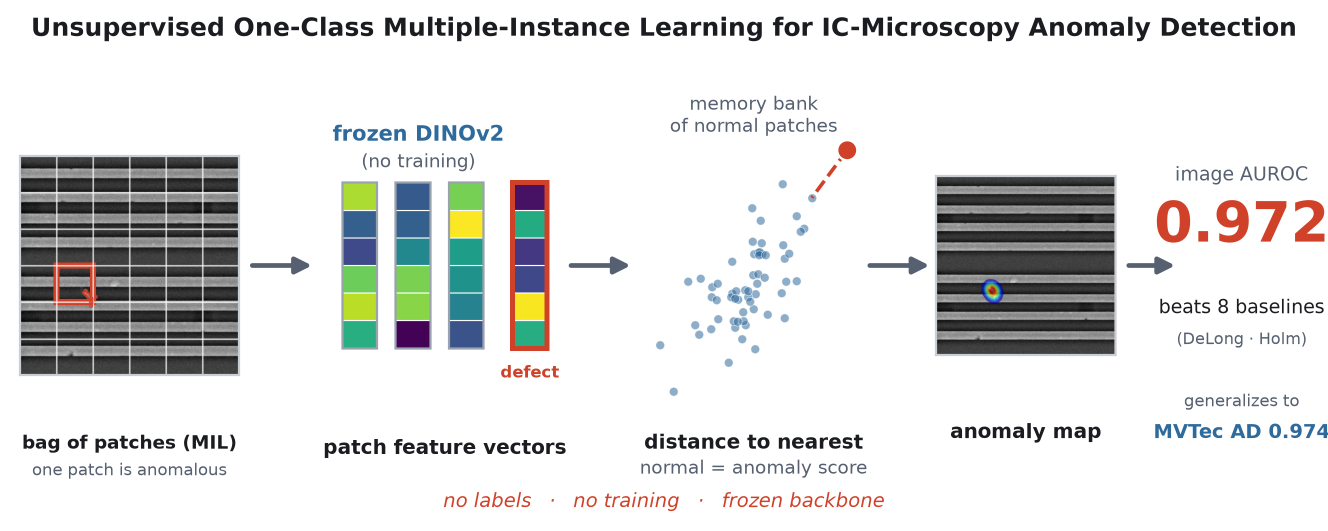
#> input picture docs/graphical_abstract.png, 2656 x 1062 px, given in place of test_abnormal_00053.jpg, which was not available (shown at 1/2 size)
$ python plot_graphical_abstract.py
#> lines starting #> are read from the running program, lines starting #| are printed output that depends on the picture; after the words box and inside, x2 and y2 are one past the last pixel; in counts of white or black regions, pixels touching at a corner belong together; pictures that were not available may be replaced by others from this repository, and a replacement may not be noted
#!/usr/bin/env python
"""Graphical abstract for IEEE Latin America Transactions (illustrated pipeline).

Wide banner (>=1328x531 px, >=400 dpi) that VISUALIZES the one-class MIL method:
image -> patch grid (bag) -> frozen DINOv2 -> patch feature vectors -> memory bank
with nearest-neighbor distance -> anomaly score/map -> headline results.

    uv run --with pillow python scripts/plot_graphical_abstract.py
"""

from __future__ import annotations

from pathlib import Path

import matplotlib

matplotlib.use("Agg")
import matplotlib.pyplot as plt
import numpy as np
from matplotlib.patches import FancyArrowPatch, Rectangle
from PIL import Image
from scipy.ndimage import gaussian_filter

ROOT = Path("/autofs/space/crater_001/projects/micropath/semi")
IMG = ROOT / "MIIC/Anomaly_test/abnormal_img/test_abnormal_00053.jpg"
MASK = ROOT / "MIIC/Anomaly_test/abnormal_mask/test_abnormal_00053_mask.jpg"
OUT = ROOT / "outputs/report/assets/graphical_abstract.png"

RED = "#cf4128"
STEEL = "#2f6a9c"
INK = "#1a1c20"
MUTED = "#566070"

DPI = 400
W_IN, H_IN = 2656 / DPI, 1062 / DPI

rng = np.random.default_rng(7)


def arrow(ax, x0, x1, y, color=MUTED, lw=1.7):
    ax.add_patch(FancyArrowPatch((x0, y), (x1, y), arrowstyle="-|>", mutation_scale=12,
                                 lw=lw, color=color, shrinkA=0, shrinkB=0))


def feat_vector(ax, x, y0, w, cellh, vals, *, highlight=False):
    """Draw a feature embedding as a vertical column of color-mapped cells."""
    cmap = plt.get_cmap("viridis")
    n = len(vals)
    for i, v in enumerate(vals):
        ax.add_patch(Rectangle((x, y0 + i * cellh), w, cellh, fc=cmap(v),
                               ec="white", lw=0.4))
    ec = RED if highlight else "#9aa2ad"
    ax.add_patch(Rectangle((x, y0), w, n * cellh, fc="none", ec=ec,
                           lw=1.8 if highlight else 0.8))


def main() -> None:
    im = np.asarray(Image.open(IMG).convert("L"))
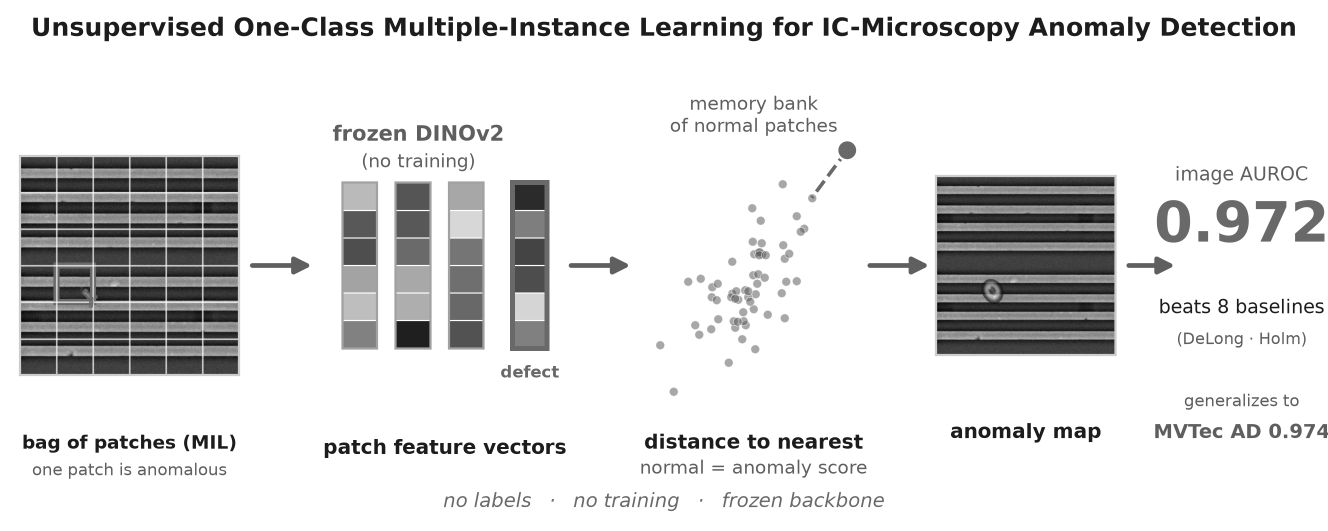
#> im: shape (1062, 2656) (shown at 1/2 size); min 2, max 255, mean 223.6
    mask = np.asarray(Image.open(MASK).convert("L")) > 127
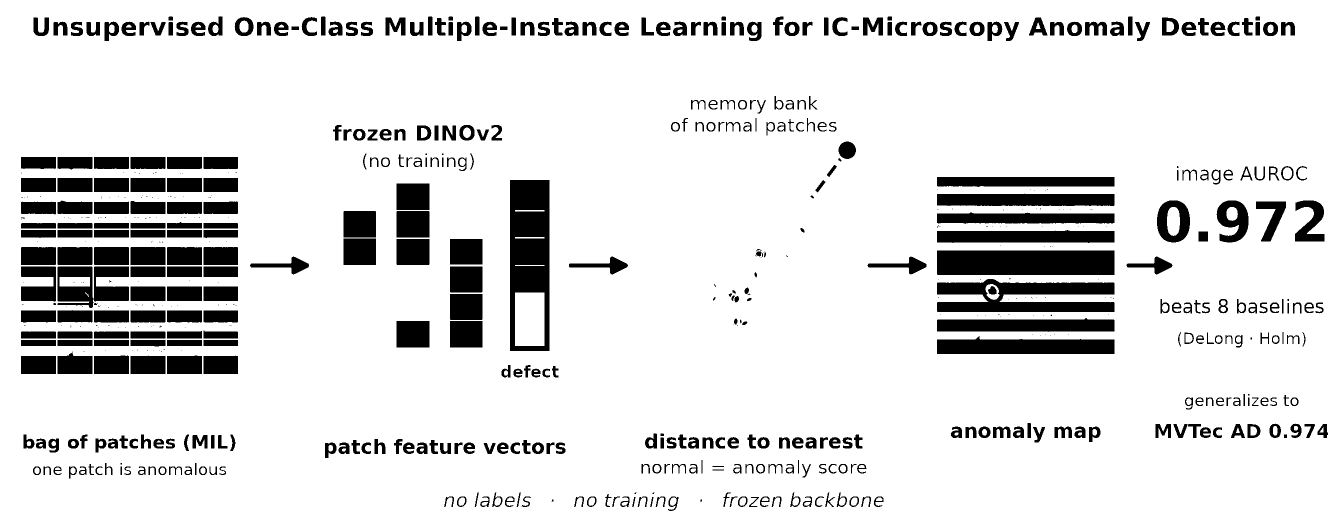
#> mask: shape (1062, 2656) bool (shown at 1/2 size); 87.3% white; 656 black regions (203 under 20 px), largest, box (x1, y1, x2, y2) and area: (1020, 360, 1099, 702) 20233, (1874, 501, 2229, 550) 17394, (1874, 558, 2229, 624) 15533
    H = im.shape[0]
#> H = 1062
    ys, xs = np.where(mask)
    cyf, cxf = ys.mean() / H, xs.mean() / H  # defect centroid (fractions)
#> cyf = 0.503; cxf = 1.28

    fig = plt.figure(figsize=(W_IN, H_IN), dpi=DPI)
    fig.patch.set_facecolor("white")
    ax = fig.add_axes([0, 0, 1, 1]); ax.set_xlim(0, 1); ax.set_ylim(0, 1); ax.axis("off")

    # Matches the paper title; the flow below already says what the method is.
    ax.text(0.5, 0.945, "The Feature Extractor Decides", ha="center", va="center",
            fontsize=13.0, color=INK, fontweight="bold")

    yc = 0.50  # vertical centre of the flow

    # ---- Stage 1: image with patch grid, defect patch highlighted ----
    axi = fig.add_axes([0.015, 0.24, 0.165, 0.52])
    axi.imshow(im, cmap="gray"); axi.set_xticks([]); axi.set_yticks([])
    G = 6
    for k in range(1, G):
        axi.axhline(k * H / G, color="white", lw=0.6, alpha=0.7)
        axi.axvline(k * H / G, color="white", lw=0.6, alpha=0.7)
    gi, gj = int(cyf * G), int(cxf * G)
#> gi = 3; gj = 7
    axi.add_patch(Rectangle((gj * H / G, gi * H / G), H / G, H / G, fc="none",
                            ec=RED, lw=2.2))
    axi.contour(mask, levels=[0.5], colors=RED, linewidths=0.9, alpha=0.85)
    for s in axi.spines.values():
        s.set_edgecolor("#c9cdd4")
    ax.text(0.0975, 0.155, "bag of patches (MIL)", ha="center", fontsize=6.6,
            color=INK, fontweight="bold")
    ax.text(0.0975, 0.105, "one patch is anomalous", ha="center",
            fontsize=6.0, color=MUTED)

    arrow(ax, 0.19, 0.235, yc)

    # ---- Stage 2: frozen DINOv2 -> patch feature vectors ----
    ax.text(0.315, 0.735, "frozen DINOv2", ha="center", fontsize=7.6, color=STEEL,
            fontweight="bold")
    ax.text(0.315, 0.685, "(no training)", ha="center", fontsize=6.6, color=MUTED)
    cellh, nrow, vw = 0.052, 6, 0.026
    y0 = yc - nrow * cellh / 2
    xsv = [0.258, 0.298, 0.338, 0.386]
    for k, xv in enumerate(xsv):
        hl = (k == 3)
        feat_vector(ax, xv, y0, vw, cellh, rng.random(nrow), highlight=hl)
        if hl:
            ax.text(xv + vw / 2, y0 - 0.055, "defect", ha="center", fontsize=6.0,
                    color=RED, fontweight="bold")
    ax.text(0.335, 0.145, "patch feature vectors", ha="center", fontsize=7.2,
            color=INK, fontweight="bold")

    arrow(ax, 0.43, 0.475, yc)

    # ---- Stage 3: memory bank + nearest-neighbor distance ----
    axm = fig.add_axes([0.49, 0.24, 0.155, 0.5])
    normal = rng.normal(0, 1, (60, 2)) @ [[1.0, 0.3], [0.3, 0.7]]
    axm.scatter(normal[:, 0], normal[:, 1], s=10, c=STEEL, alpha=0.55,
                edgecolors="white", linewidths=0.3)
    test = np.array([2.7, 2.2])
    d = np.linalg.norm(normal - test, axis=1); nn = normal[d.argmin()]
    axm.plot([test[0], nn[0]], [test[1], nn[1]], "--", color=RED, lw=1.3)
    axm.scatter(*test, s=52, c=RED, edgecolors="white", linewidths=0.8, zorder=5)
    axm.set_xticks([]); axm.set_yticks([]); axm.axis("off")
    axm.set_title("memory bank\nof normal patches", fontsize=6.6, color=MUTED, pad=1)
    ax.text(0.5675, 0.155, "distance to nearest", ha="center", fontsize=7.2,
            color=INK, fontweight="bold")
    ax.text(0.5675, 0.108, "normal = anomaly score", ha="center", fontsize=6.6,
            color=MUTED)

    arrow(ax, 0.655, 0.70, yc)

    # ---- Stage 4: anomaly map on the image ----
    axh = fig.add_axes([0.705, 0.26, 0.135, 0.48])
    heat = np.zeros_like(im, dtype=float); heat[mask] = 1.0
    heat = gaussian_filter(heat, 14)
    axh.imshow(im, cmap="gray")
    axh.imshow(np.ma.masked_less(heat / heat.max(), 0.12), cmap="jet", alpha=0.6)
    axh.set_xticks([]); axh.set_yticks([])
    for s in axh.spines.values():
        s.set_edgecolor("#c9cdd4")
    ax.text(0.7725, 0.175, "anomaly map", ha="center", fontsize=7.2, color=INK,
            fontweight="bold")

    ax.text(0.5, 0.045, "no labels   ·   no training   ·   frozen backbone",
            ha="center", fontsize=7.0, color=RED, style="italic")

    arrow(ax, 0.85, 0.872, yc)

    # ---- Stage 5: results ----
    # rx is bounded by the widest item in this column ("beats 8 competing",
    # 0.134 wide): centring it any further right pushes ink past the canvas.
    rx = 0.922
    ax.text(rx, 0.66, "image AUROC", ha="center", fontsize=6.8, color=MUTED)
    ax.text(rx, 0.545, "0.972", ha="center", fontsize=20, color=RED, fontweight="bold")
    # two lines: the full phrase would run past the right edge at this x
    ax.text(rx, 0.432, "beats 8 competing", ha="center", fontsize=6.8, color=INK)
    ax.text(rx, 0.378, "methods", ha="center", fontsize=6.8, color=INK)
    ax.text(rx, 0.320, "(DeLong · Holm)", ha="center", fontsize=5.8, color=MUTED)
    ax.text(rx, 0.235, "generalizes to", ha="center", fontsize=6.0, color=MUTED)
    ax.text(rx, 0.175, "MVTec AD 0.974", ha="center", fontsize=7.0, color=STEEL,
            fontweight="bold")

    fig.savefig(OUT, dpi=DPI, facecolor="white")
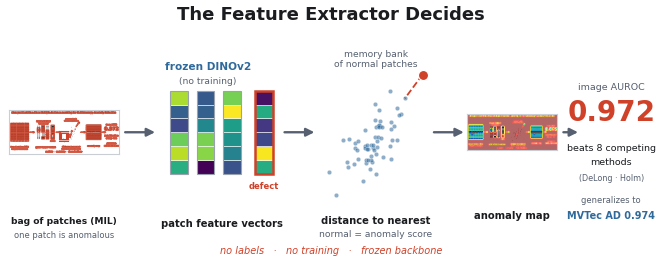
#> figure drawn by matplotlib, 4 panels
#> (the run stopped early here; a loop or call above may not have finished)
